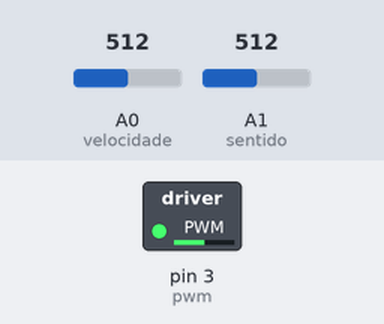
Bench run of a sketch on a simulated Arduino Uno, built with avr-gcc and run on an emulated ATmega328P. On the bench: switched loads named in the sketch (green lamp = pin HIGH). Inputs (shaded band) come from the test bench; at power-on: A0 (velocidade) = 512, A1 (sentido) = 512. What the sketch prints to the serial monitor is not drawn.

Above: at 1.2 s.
1.3 s: A0 (velocidade) set to 560
At 2.1 s:
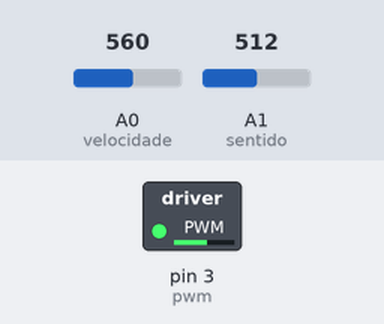
2.8 s: A0 (velocidade) set to 900
At 3.3 s:
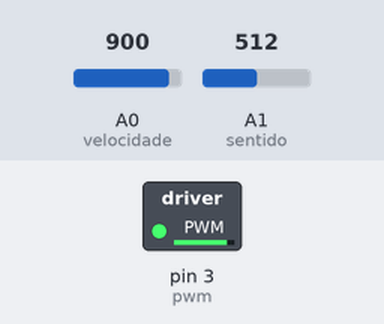
4.3 s: A0 (velocidade) set to 122
At 5.5 s:
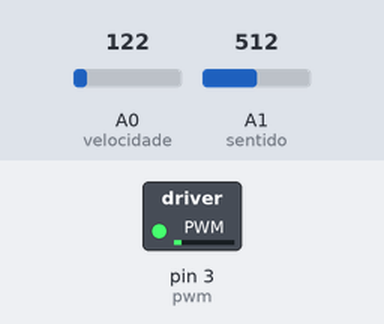
5.8 s: A0 (velocidade) set to 0
At 6.8 s:
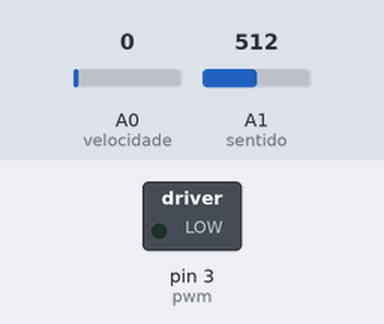
Timing chart, 0 to 8.3 s (numbered marks = the images above; inputs shaded):
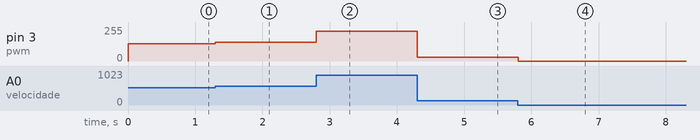

The sketch:

ControleMotor.ino
```cpp
/*

          O objetivo deste programa é fazer o controle de um motor. Dois potenciômetro controlarão um a velocidade e outro a direção de giro do motor. Os potenciômetros serão
     lidos pelos ADC's do Arduíno. Três saídas digitais irão controlar um drive para o motor, que consistem em uma ponte H dentro de um circuito impresso, o L293D. Duas das
     saídas controlam a direção do motor e uma delas gera um PWM, que controla a velocidade do motor.
          Este projeto e os próximos serão simulados no Proteus 7.7, pois somente ele possui o ATMEGA328P PTH, de 28 pinos.

          Como não tenho o CI L293D, não tenho como fazer a prática.

          Na simulação o programa funcionou perfeitamente. A configuração do ATMEGA328P no Proteus é muito importante para o funcionamento. Tanto a frequência quanto os fuses.

*/

// Mapamento de hardware

#define velocidade A0
#define sentido A1
#define s1 6
#define s2 7
#define pwm 3

// Variáveis auxiliares
int leituraVelocidade = 0, leituraSentido = 0;


void setup() {

  pinMode(velocidade, INPUT);
  pinMode(sentido, INPUT);
  pinMode(s1, OUTPUT);
  pinMode(s2, OUTPUT);
  pinMode(pwm, OUTPUT);

  Serial.begin(9600);

} // end void setup


void loop() {

  leituraSentido = analogRead(sentido);
  leituraVelocidade = analogRead(velocidade) / 4;

  if(leituraSentido < 450){

    analogWrite(pwm, leituraVelocidade);
    Serial.println(leituraSentido);

    digitalWrite(s1, HIGH);
    digitalWrite(s2, LOW);

  } // end if
  else if(leituraSentido > 550){

    analogWrite(pwm, leituraVelocidade);
    Serial.println(leituraSentido);

    digitalWrite(s2, HIGH);
    digitalWrite(s1, LOW);

  } // end if
  else{

    analogWrite(pwm, leituraVelocidade);
    Serial.println(leituraSentido);

    digitalWrite(s1, LOW);
    digitalWrite(s2, LOW);

  } // end if

} // end void loop
```

Measured:
- after the input at 1.3 s, pin 3 (pwm): 128/255 → 140/255 at once
- after the input at 2.8 s, pin 3 (pwm): 140/255 → 225/255 at once
- after the input at 4.3 s, pin 3 (pwm): 225/255 → 30/255 at once
- after the input at 5.8 s, pin 3 (pwm): 30/255 → 0/255 at once
